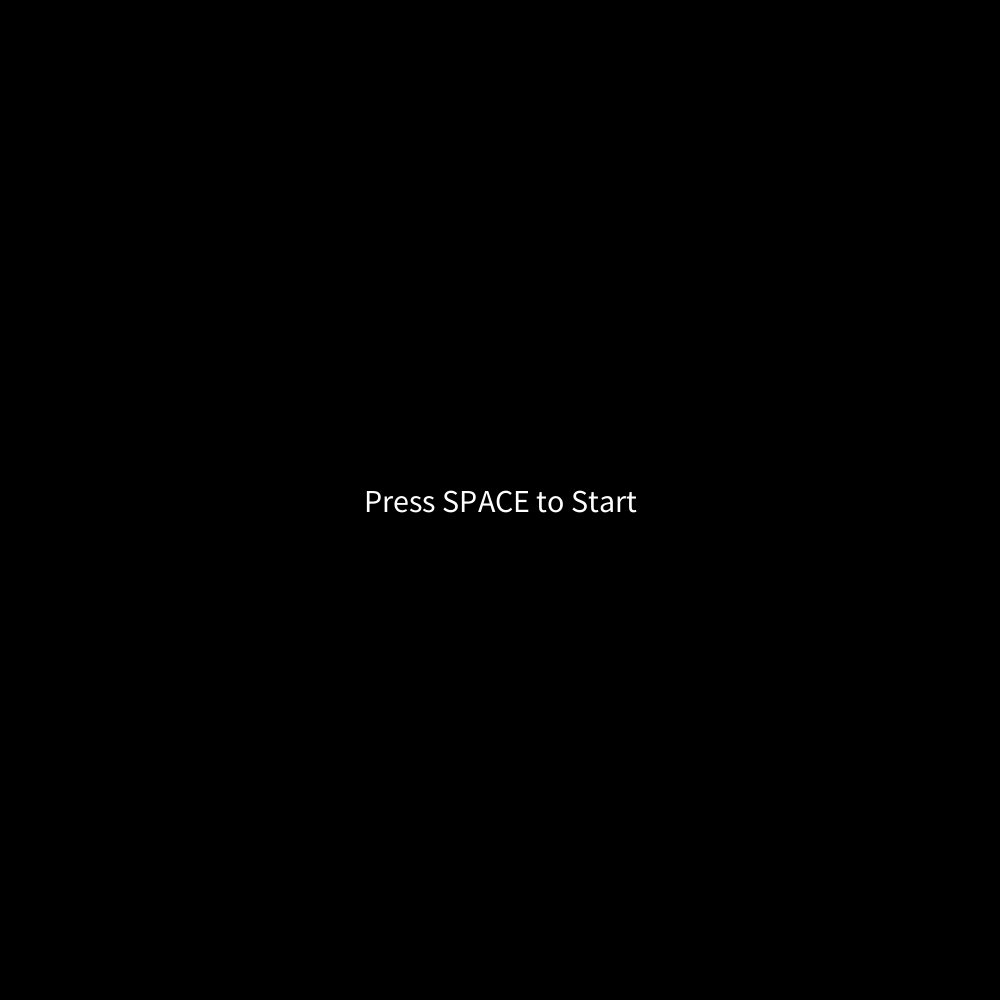
Frame 1 (no input)
Frame 60 (the mouse pressed at the canvas centre just before this capture): identical to frame 1, image omitted
Frame 120 (the mouse held since frame 60 and released just before this capture): identical to frame 1, image omitted

The Processing sketch that drew this single still picture (run headless with seeded random() and noise(); from frame 60 on, the mouse is pressed at the canvas centre):

// Processing sketch: ballchase
// ── ballchase.pde
int x = 255;
int y = 0;
int z = 10;
int s = 500;
int t = 500;
float speed = 1.0;
float defaultSpeed = 1.0;
float fastSpeed = 5.0;
boolean gameOver = false;
boolean gameStarted = false;
boolean transitioningToWhite = false;
int transitionFrameCount = 0;
int transitionDuration = 60; // フレーム数での遷移時間
int blackBackgroundDuration = 20; // 黒背景のフレーム数
int blackBackgroundFrameCount = 0;

void setup() {
  frameRate(20);
  size(1000, 1000);
}

void draw() {
  if (!gameStarted) {
    background(0);
    fill(255);
    textSize(32);
    textAlign(CENTER, CENTER);
    text("Press SPACE to Start", width / 2, height / 2);
  } else if (!gameOver) {
    if (transitioningToWhite) {
      float transitionProgress = (float)transitionFrameCount / transitionDuration;
      x = int(255 * transitionProgress);
      transitionFrameCount++;
      if (transitionFrameCount >= transitionDuration) {
        transitioningToWhite = false;
        x = 255;
      }
    } else if (blackBackgroundFrameCount < blackBackgroundDuration) {
      x = 0;
      blackBackgroundFrameCount++;
      speed = fastSpeed;
    } else {
      x = (x - 1) % 510;
      if (x < 0) x = 0;
      if (x == 0) {
        transitioningToWhite = true;
        transitionFrameCount = 0;
        blackBackgroundFrameCount = 0;
      } else {
        speed = defaultSpeed;
      }
    }

    background(x);
    fill(y);
    ellipse(s, t, 100, 100);

    fill(255, 0, 0);
    ellipse(mouseX, mouseY, 50, 50);

    if (s > mouseX) {
      s -= speed;
    }
    if (s < mouseX) {
      s += speed;
    }
    if (t > mouseY) {
      t -= speed;
    }
    if (t < mouseY) {
      t += speed;
    }
    
    float distance = dist(mouseX, mouseY, s, t);
    if (distance < 75) {
      gameOver = true;
    }
  } else {
    background(0);
    fill(255);
    textSize(32);
    textAlign(CENTER, CENTER);
    text("Game Over. Press SPACE to Restart", width / 2, height / 2);
  }
}

void keyPressed() {
  if (key == ' ') {
    if (gameOver) {
      resetGame();
    }
    gameStarted = true;
  }
}

void resetGame() {
  x = 255;
  s = 500;
  t = 500;
  speed = defaultSpeed;
  gameOver = false;
  transitioningToWhite = false;
  transitionFrameCount = 0;
  blackBackgroundFrameCount = 0;
}
